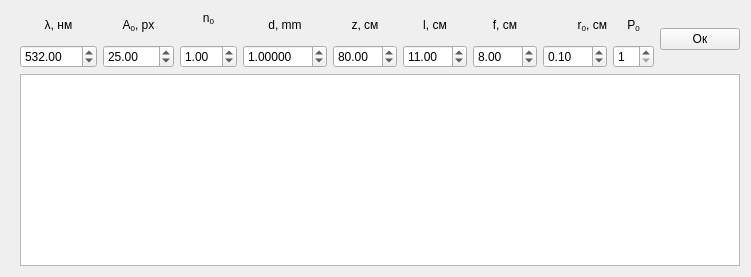
       <widget class="QWidget" name="page_ReHi3">
        <property name="sizePolicy">
         <sizepolicy hsizetype="Ignored" vsizetype="Expanding">
          <horstretch>0</horstretch>
          <verstretch>0</verstretch>
         </sizepolicy>
        </property>
        <layout class="QFormLayout" name="formLayout">
         <property name="fieldGrowthPolicy">
          <enum>QFormLayout::AllNonFixedFieldsGrow</enum>
         </property>
         <item row="0" column="0">
          <widget class="Line" name="line_2">
           <property name="orientation">
            <enum>Qt::Vertical</enum>
           </property>
          </widget>
         </item>
         <item row="0" column="1">
          <layout class="QGridLayout" name="gridLayout_5">
           <item row="0" column="1">
            <widget class="QLabel" name="label_7">
             <property name="text">
              <string>&lt;html&gt;&lt;head/&gt;&lt;body&gt;&lt;p&gt;A&lt;span style=&quot; vertical-align:sub;&quot;&gt;0&lt;/span&gt;, px&lt;/p&gt;&lt;/body&gt;&lt;/html&gt;</string>
             </property>
             <property name="alignment">
              <set>Qt::AlignCenter</set>
             </property>
            </widget>
           </item>
           <item row="1" column="2">
            <widget class="QDoubleSpinBox" name="reHi3_n0">
             <property name="singleStep">
              <double>0.100000000000000</double>
             </property>
             <property name="value">
              <double>1.000000000000000</double>
             </property>
            </widget>
           </item>
           <item row="0" column="2">
            <widget class="QLabel" name="label_8">
             <property name="text">
              <string>&lt;html&gt;&lt;head/&gt;&lt;body&gt;&lt;p&gt;n&lt;span style=&quot; vertical-align:sub;&quot;&gt;0&lt;/span&gt;&lt;br/&gt;&lt;/p&gt;&lt;/body&gt;&lt;/html&gt;</string>
             </property>
             <property name="alignment">
              <set>Qt::AlignCenter</set>
             </property>
            </widget>
           </item>
           <item row="1" column="8">
            <widget class="QDoubleSpinBox" name="reHi3_r0">
             <property name="maximum">
              <double>999.990000000000009</double>
             </property>
             <property name="value">
              <double>0.100000000000000</double>
             </property>
            </widget>
           </item>
           <item row="0" column="9">
            <widget class="QLabel" name="label_17">
             <property name="text">
              <string>&lt;html&gt;&lt;head/&gt;&lt;body&gt;&lt;p&gt;P&lt;span style=&quot; vertical-align:sub;&quot;&gt;0&lt;/span&gt;&lt;/p&gt;&lt;/body&gt;&lt;/html&gt;</string>
             </property>
             <property name="alignment">
              <set>Qt::AlignCenter</set>
             </property>
            </widget>
           </item>
           <item row="0" column="7">
            <widget class="QLabel" name="label_14">
             <property name="text">
              <string>f, см</string>
             </property>
             <property name="alignment">
              <set>Qt::AlignCenter</set>
             </property>
            </widget>
           </item>
           <item row="0" column="6">
            <widget class="QLabel" name="label_12">
             <property name="text">
              <string>l, см</string>
             </property>
             <property name="alignment">
              <set>Qt::AlignCenter</set>
             </property>
            </widget>
           </item>
           <item row="0" column="8">
            <widget class="QLabel" name="label_16">
             <property name="text">
              <string>&lt;html&gt;&lt;head/&gt;&lt;body&gt;&lt;p&gt;r&lt;span style=&quot; vertical-align:sub;&quot;&gt;0&lt;/span&gt;, см&lt;/p&gt;&lt;/body&gt;&lt;/html&gt;</string>
             </property>
             <property name="alignment">
              <set>Qt::AlignRight|Qt::AlignTrailing|Qt::AlignVCenter</set>
             </property>
            </widget>
           </item>
           <item row="1" column="1">
            <widget class="QDoubleSpinBox" name="reHi3_a0">
             <property name="maximum">
              <double>1000.000000000000000</double>
             </property>
             <property name="value">
              <double>25.000000000000000</double>
             </property>
            </widget>
           </item>
           <item row="0" column="0">
            <widget class="QLabel" name="label_6">
             <property name="text">
              <string>&lt;html&gt;&lt;head/&gt;&lt;body&gt;&lt;p&gt;λ, нм&lt;/p&gt;&lt;/body&gt;&lt;/html&gt;</string>
             </property>
             <property name="alignment">
              <set>Qt::AlignCenter</set>
             </property>
            </widget>
           </item>
           <item row="1" column="0">
            <widget class="QDoubleSpinBox" name="reHi3_lambda">
             <property name="maximum">
              <double>10000.000000000000000</double>
             </property>
             <property name="value">
              <double>532.000000000000000</double>
             </property>
            </widget>
           </item>
           <item row="0" column="5">
            <widget class="QLabel" name="label_11">
             <property name="text">
              <string>z, см</string>
             </property>
             <property name="alignment">
              <set>Qt::AlignCenter</set>
             </property>
            </widget>
           </item>
           <item row="1" column="7">
            <widget class="QDoubleSpinBox" name="reHi3_f">
             <property name="maximum">
              <double>999.990000000000009</double>
             </property>
             <property name="value">
              <double>8.000000000000000</double>
             </property>
            </widget>
           </item>
           <item row="0" column="3" colspan="2">
            <widget class="QLabel" name="label_10">
             <property name="text">
              <string>d, mm</string>
             </property>
             <property name="alignment">
              <set>Qt::AlignCenter</set>
             </property>
            </widget>
           </item>
           <item row="1" column="6">
            <widget class="QDoubleSpinBox" name="reHi3_l">
             <property name="maximum">
              <double>999.990000000000009</double>
             </property>
             <property name="value">
              <double>11.000000000000000</double>
             </property>
            </widget>
           </item>
           <item row="1" column="5">
            <widget class="QDoubleSpinBox" name="reHi3_z">
             <property name="maximum">
              <double>999.990000000000009</double>
             </property>
             <property name="value">
              <double>80.000000000000000</double>
             </property>
            </widget>
           </item>
           <item row="1" column="9">
            <widget class="QSpinBox" name="reHi3_polyM">
             <property name="minimum">
              <number>1</number>
             </property>
             <property name="maximum">
              <number>10</number>
             </property>
            </widget>
           </item>
           <item row="0" column="10" rowspan="2">
            <widget class="QPushButton" name="reHi3_ok">
             <property name="text">
              <string>Ок</string>
             </property>
            </widget>
           </item>
           <item row="1" column="3" colspan="2">
            <widget class="QDoubleSpinBox" name="reHi3_d">
             <property name="decimals">
              <number>5</number>
             </property>
             <property name="minimum">
              <double>0.000010000000000</double>
             </property>
             <property name="maximum">
              <double>999.990000000000009</double>
             </property>
             <property name="value">
              <double>1.000000000000000</double>
             </property>
            </widget>
           </item>
           <item row="2" column="0" colspan="11">
            <widget class="QTextEdit" name="reHi3_console"/>
           </item>
          </layout>
         </item>
        </layout>
       </widget>
